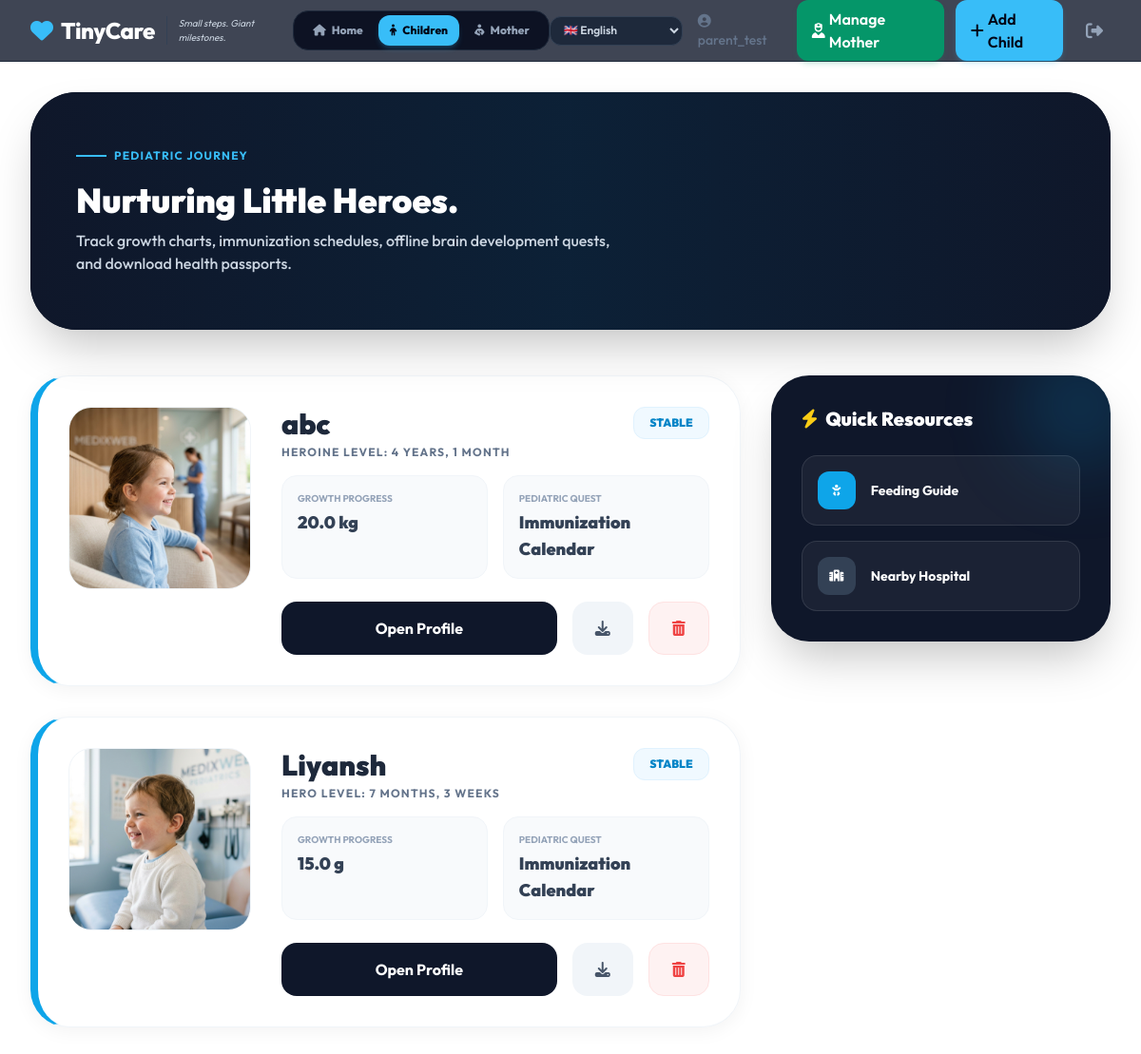
Page /parent/children/ (signed in) on the earlier database version.
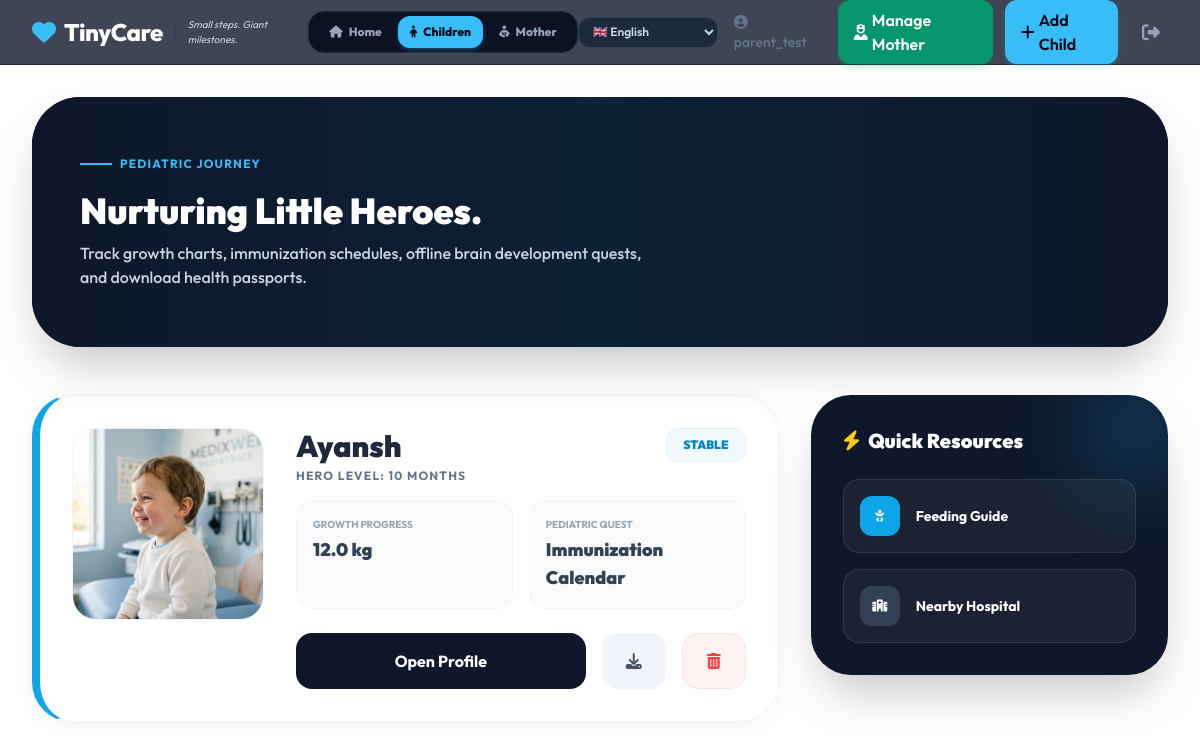
Same page on the later database version.
### health/models.py (models this page shows, shortened)
class User(AbstractUser):
    is_parent = models.BooleanField(default=False)
    is_vaccination_admin = models.BooleanField(default=False)
    locality = models.ForeignKey('Locality', on_delete=models.SET_NULL, null=True, blank=True)
    location_district = models.CharField(max_length=100, blank=True)
    password_hash = models.CharField(max_length=255, blank=True)
    phone_number = models.CharField(max_length=15, blank=True, null=True)
    preferred_language = models.CharField(
        max_length=10,
        choices=[
            ('en', 'English'),
            ('kn', 'Kannada'),
            ('hi', 'Hindi'),
            ('te', 'Telugu'),
            ('ta', 'Tamil')
        ],
        default='en'
    )

class ChildProfile(models.Model):
    GENDER_CHOICES = [('M', 'Male'), ('F', 'Female'), ('O', 'Other')]
    parent = models.ForeignKey(settings.AUTH_USER_MODEL, on_delete=models.CASCADE, related_name='children', null=True)
    name = models.CharField(max_length=200)
    date_of_birth = models.DateField(validators=[validate_child_age])
    gender = models.CharField(max_length=1, choices=GENDER_CHOICES)
    locality = models.ForeignKey(Locality, on_delete=models.SET_NULL, null=True)
    current_weight = models.FloatField(help_text="Weight (Stored in KG)")
    current_height = models.FloatField(help_text="Height (Stored in CM)")
    birth_weight = models.FloatField(null=True, blank=True, help_text="Birth Weight (Stored in KG)")
    height_unit = models.CharField(max_length=5, choices=[('cm', 'cm'), ('m', 'm')], default='cm')
    weight_unit = models.CharField(max_length=5, choices=[('kg', 'kg'), ('g', 'g')], default='kg')
    created_at = models.DateTimeField(auto_now_add=True)
    updated_at = models.DateTimeField(auto_now=True)

### health/views.py (the view)
# urls.py: path('parent/children/', views.children_dashboard, name='children_dashboard'),
@login_required
@user_passes_test(is_parent)
def children_dashboard(request):
    children = ChildProfile.objects.filter(parent=request.user).order_by('-created_at')
    return render(request, 'health/children_dashboard.html', {
        'children': children,
    })

### health/views.py (called while the page is built)
def is_parent(user):
    return user.is_authenticated and user.is_parent

### health/templates/health/children_dashboard.html (shortened to what this page needs)
{% extends 'health/base.html' %}
{% block content %}
<div class="relative bg-slate-900 rounded-[3rem] overflow-hidden mb-12 shadow-2xl min-h-[250px] flex items-center">
    {% load static %}
    <div class="absolute inset-0 z-0">
        <div class="absolute inset-0 bg-gradient-to-r from-slate-900 via-sky-950/40 to-slate-900"></div>
    </div>
    <div class="relative z-10 px-12 py-12 max-w-2xl">
        <div class="flex items-center gap-2 text-sky-400 font-bold mb-4 tracking-widest uppercase text-xs">
            <div class="w-8 h-0.5 bg-sky-400"></div>
            Pediatric Journey
        </div>
        <h1 class="text-4xl font-black text-white leading-tight mb-2">
            Nurturing Little Heroes.
        </h1>
        <p class="text-slate-300 font-medium">
            Track growth charts, immunization schedules, offline brain development quests, and download health passports.
        </p>
    </div>
</div>
<div class="grid grid-cols-1 lg:grid-cols-3 gap-8 mb-12">
    <div class="lg:col-span-2 space-y-8">
        {% for child in children %}
        <div class="bg-white rounded-[2.5rem] shadow-soft border border-slate-100 p-8 flex flex-col md:flex-row gap-8 hover:shadow-xl transition-all border-l-8 border-l-sky-500">
            <div class="w-full md:w-48 h-48 bg-slate-50 rounded-3xl overflow-hidden flex-shrink-0 border border-slate-100">
                {% if child.gender == 'M' %}
                <img src="{% static 'health/images/boy_profile.png' %}" alt="Boy Profile" class="w-full h-full object-cover">
                {% elif child.gender == 'F' %}
                <img src="{% static 'health/images/girl_profile.png' %}" alt="Girl Profile" class="w-full h-full object-cover">
                {% else %}
                <img src="{% static 'health/images/mother_baby.png' %}" alt="Child Profile" class="w-full h-full object-cover">
                {% endif %}
            </div>
            <div class="flex-1">
                <div class="flex justify-between items-start mb-4">
                    <div>
                        <h2 class="text-3xl font-black text-slate-800">{{ child.name }}</h2>
                        <p class="text-slate-500 font-bold uppercase text-xs tracking-widest mt-1">{% if child.gender == 'F' %}Heroine{% else %}Hero{% endif %} Level: {{ child.date_of_birth|timesince }}</p>
                    </div>
                    <span class="bg-sky-50 text-sky-600 px-4 py-2 rounded-xl text-xs font-black border border-sky-100">STABLE</span>
                </div>
                <div class="grid grid-cols-2 gap-4 mb-6">
                    <div class="p-4 bg-slate-50 rounded-2xl border border-slate-100">
                        <p class="text-[10px] text-slate-400 font-bold uppercase mb-1">Growth Progress</p>
                        <p class="text-lg font-black text-slate-700">{{ child.current_weight|floatformat:1 }} {{ child.weight_unit }}</p>
                    </div>
                    <div class="p-4 bg-slate-50 rounded-2xl border border-slate-100">
                        <p class="text-[10px] text-slate-400 font-bold uppercase mb-1">Pediatric Quest</p>
                        <p class="text-lg font-black text-slate-700">Immunization Calendar</p>
                    </div>
                </div>
                <div class="flex gap-4">
                    <a href="{% url 'child_detail' child.id %}" class="flex-1 bg-slate-900 hover:bg-slate-800 text-white text-center py-4 rounded-2xl font-bold transition-all">
                        Open Profile
                    </a>
                    <a href="{% url 'download_passport' child.id %}" class="w-16 bg-slate-100 hover:bg-slate-200 text-slate-600 flex items-center justify-center rounded-2xl transition-all" title="Download Health Passport">
                        <i class="fas fa-download"></i>
                    </a>
                    <a href="{% url 'delete_child' child.id %}" onclick="return confirm('Are you sure you want to remove this profile?')" class="w-16 bg-red-50 hover:bg-red-100 text-red-500 flex items-center justify-center rounded-2xl transition-all border border-red-100" title="Delete Profile">
                        <i class="fas fa-trash-can"></i>
                    </a>
                </div>
            </div>
        </div>
        {% endfor %}
    </div>
    <div class="space-y-8">
        <div class="bg-slate-900 rounded-[2.5rem] p-8 text-white shadow-2xl relative overflow-hidden">
            <div class="absolute -right-8 -top-8 w-32 h-32 bg-sky-500/20 rounded-full blur-2xl"></div>
            <h4 class="text-xl font-black mb-6 flex items-center gap-2">
                <i class="fas fa-bolt text-yellow-400"></i> Quick Resources
            </h4>
            <div class="space-y-4">
                <a href="{% url 'lactation_guide' %}" class="flex items-center gap-4 p-4 bg-white/5 hover:bg-white/10 rounded-2xl border border-white/10 transition-all group">
                    <div class="w-10 h-10 bg-sky-500 rounded-xl flex items-center justify-center group-hover:scale-110 transition-transform text-xs">
                        <i class="fas fa-baby"></i>
                    </div>
                    <span class="font-bold text-sm">Feeding Guide</span>
                </a>
                <a href="https://www.google.com/maps/search/hospitals+near+{{ user.locality.name|urlencode }}" target="_blank" class="flex items-center gap-4 p-4 bg-white/5 hover:bg-white/10 rounded-2xl border border-white/10 transition-all group">
                    <div class="w-10 h-10 bg-slate-700 rounded-xl flex items-center justify-center group-hover:scale-110 transition-transform text-xs">
                        <i class="fas fa-hospital"></i>
                    </div>
                    <span class="font-bold text-sm">Nearby Hospital</span>
                </a>
            </div>
        </div>
    </div>
</div>
{% endblock %}

### health/templates/health/base.html (shortened to what this page needs)
<!DOCTYPE html>
<html lang="en">
<head>
    <link rel="stylesheet" href="https://cdnjs.cloudflare.com/ajax/libs/font-awesome/6.4.0/css/all.min.css">
    <script src="https://cdn.tailwindcss.com"></script>
    <link rel="stylesheet" href="https://cdn.jsdelivr.net/npm/swiper@10/swiper-bundle.min.css" />
</head>
<body class="text-slate-300 antialiased selection:bg-primary selection:text-white">
    <nav class="sticky top-0 z-50 bg-slate-900/80 backdrop-blur-md border-b border-slate-800">
        <div class="max-w-7xl mx-auto px-4 sm:px-6 lg:px-8">
            <div class="flex justify-between h-16 items-center">
                <div class="flex items-center gap-2">
                    <a href="{% url 'index' %}" class="flex items-center gap-2 text-2xl font-bold text-white hover:text-primary transition-colors">
                        <i class="fas fa-heart text-primary animate-pulse"></i>
                        <span class="font-extrabold tracking-tight">TinyCare</span>
                    </a>
                    <span class="text-[10px] font-normal italic text-slate-300 border-l border-slate-700 pl-3 ml-1 hidden md:inline">Small steps. Giant milestones.</span>
                </div>
                {% if user.is_authenticated and user.is_parent %}
                <div class="hidden md:flex items-center gap-1 bg-slate-950/80 px-2 py-1 rounded-2xl border border-slate-800">
                    <a href="{% url 'parent_dashboard' %}" class="text-xs font-extrabold px-3 py-2 rounded-xl transition-all flex items-center gap-1.5
                        {% if request.resolver_match.url_name == 'parent_dashboard' %}bg-primary text-slate-950 shadow-md shadow-primary/20{% else %}text-slate-400 hover:text-white{% endif %}">
                        <i class="fas fa-house"></i> Home
                    </a>
                    <a href="{% url 'children_dashboard' %}" class="text-xs font-extrabold px-3 py-2 rounded-xl transition-all flex items-center gap-1.5
                        {% if request.resolver_match.url_name == 'children_dashboard' or request.resolver_match.url_name == 'child_detail' %}bg-primary text-slate-950 shadow-md shadow-primary/20{% else %}text-slate-400 hover:text-white{% endif %}">
                        <i class="fas fa-child"></i> Children
                    </a>
                    <a href="{% url 'maternal_dashboard' %}" class="text-xs font-extrabold px-3 py-2 rounded-xl transition-all flex items-center gap-1.5
                        {% if request.resolver_match.url_name == 'maternal_dashboard' %}bg-primary text-slate-950 shadow-md shadow-primary/20{% else %}text-slate-400 hover:text-white{% endif %}">
                        <i class="fas fa-person-breastfeeding"></i> Mother
                    </a>
                </div>
                {% endif %}
                <div class="flex items-center gap-4">
                    <form action="{% url 'set_language' %}" method="post" class="inline-block" id="lang-selector-form">
                        <select name="language" onchange="document.getElementById('lang-selector-form').submit()"
                            class="bg-slate-800 text-slate-300 text-xs font-semibold px-2.5 py-1.5 rounded-xl border border-slate-700 focus:outline-none focus:ring-2 focus:ring-primary/50 focus:border-primary cursor-pointer">
                            <option value="en" {% if user.is_authenticated and user.preferred_language == 'en' or not user.is_authenticated and request.session.preferred_language == 'en' or not user.is_authenticated and not request.session.preferred_language %}selected{% endif %}>🇬🇧 English</option>
                        </select>
                    </form>
                    {% if user.is_authenticated %}
                        <span class="text-sm font-medium text-slate-500 hidden lg:block">
                            <i class="fas fa-user-circle mr-1"></i> {{ user.username }}
                        </span>
                        {% if user.is_parent %}
                            <div class="flex items-center gap-3">
                                {% if not user.mother_profile %}
                                <a href="{% url 'manage_mother_profile' %}" class="bg-emerald-500 hover:bg-emerald-450 text-slate-950 px-4 py-2 rounded-xl font-semibold shadow-md shadow-emerald-500/20 transition-all transform hover:-translate-y-0.5 hidden sm:inline-flex items-center">
                                    <i class="fas fa-plus mr-1"></i> Add Mother
                                </a>
                                {% else %}
                                <a href="{% url 'manage_mother_profile' %}" class="bg-emerald-600 hover:bg-emerald-500 text-white px-4 py-2 rounded-xl font-semibold shadow-md shadow-emerald-600/20 transition-all transform hover:-translate-y-0.5 hidden sm:inline-flex items-center">
                                    <i class="fas fa-user-nurse mr-1"></i> Manage Mother
                                </a>
                                {% endif %}
                                <a href="{% url 'add_child' %}" class="bg-primary hover:bg-sky-400 text-slate-950 px-4 py-2 rounded-xl font-semibold shadow-md shadow-primary/20 transition-all transform hover:-translate-y-0.5 hidden sm:inline-flex items-center">
                                    <i class="fas fa-plus mr-1"></i> Add Child
                                </a>
                            </div>
                        {% endif %}
                        <form action="{% url 'logout' %}" method="post" class="inline">
                            <button type="submit" class="text-slate-400 hover:text-slate-200 p-2 rounded-lg hover:bg-slate-800 transition-colors">
                                <i class="fas fa-sign-out-alt text-lg"></i>
                            </button>
                        </form>
                    {% else %}
                        <a href="{% url 'login' %}" class="bg-primary hover:bg-sky-400 text-slate-950 px-6 py-2 rounded-xl font-bold shadow-md shadow-primary/20 transition-all transform hover:-translate-y-0.5">
                            Sign In
                        </a>
                    {% endif %}
                </div>
            </div>
        </div>
    </nav>
    <main class="max-w-7xl mx-auto px-4 sm:px-6 lg:px-8 py-8">
        {% block content %}{% endblock %}
    </main>
</body>
</html>

### health/templates/health/base.html (style rules this page uses)
body { background-color: theme('colors.background'); }
html { scroll-behavior: smooth; }
.transition-all { transition-duration: 300ms; }

Differences in the rows shown:
removed ChildProfile: name "abc", gender "HEROINE", date_of_birth "4 YEARS, 1 MONTH", current_weight "20.0", weight_unit "kg"
removed ChildProfile: name "Liyansh", gender "HERO", date_of_birth "7 MONTHS, 3 WEEKS", current_weight "15.0", weight_unit "g"
added ChildProfile: name "Ayansh", gender "HERO", date_of_birth "10 MONTHS", current_weight "12.0", weight_unit "kg"
